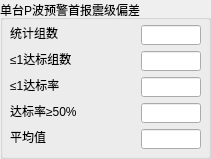
   <widget class="QGroupBox" name="groupBox_3">
    <property name="geometry">
     <rect>
      <x>560</x>
      <y>190</y>
      <width>211</width>
      <height>159</height>
     </rect>
    </property>
    <property name="title">
     <string>单台P波预警首报震级偏差</string>
    </property>
    <widget class="QLabel" name="label_19">
     <property name="geometry">
      <rect>
       <x>10</x>
       <y>25</y>
       <width>48</width>
       <height>16</height>
      </rect>
     </property>
     <property name="text">
      <string>统计组数</string>
     </property>
    </widget>
    <widget class="QLabel" name="label_21">
     <property name="geometry">
      <rect>
       <x>10</x>
       <y>51</y>
       <width>64</width>
       <height>16</height>
      </rect>
     </property>
     <property name="text">
      <string>≤1达标组数</string>
     </property>
    </widget>
    <widget class="QLabel" name="label_22">
     <property name="geometry">
      <rect>
       <x>10</x>
       <y>77</y>
       <width>52</width>
       <height>16</height>
      </rect>
     </property>
     <property name="text">
      <string>≤1达标率</string>
     </property>
    </widget>
    <widget class="QLabel" name="label_23">
     <property name="geometry">
      <rect>
       <x>10</x>
       <y>103</y>
       <width>70</width>
       <height>16</height>
      </rect>
     </property>
     <property name="text">
      <string>达标率≥50%</string>
     </property>
    </widget>
    <widget class="QLineEdit" name="single_p_mag_diff_sum">
     <property name="geometry">
      <rect>
       <x>141</x>
       <y>25</y>
       <width>60</width>
       <height>20</height>
      </rect>
     </property>
     <property name="readOnly">
      <bool>true</bool>
     </property>
    </widget>
    <widget class="QLineEdit" name="single_p_mag_diff_le_1">
     <property name="geometry">
      <rect>
       <x>141</x>
       <y>51</y>
       <width>60</width>
       <height>20</height>
      </rect>
     </property>
     <property name="readOnly">
      <bool>true</bool>
     </property>
    </widget>
    <widget class="QLineEdit" name="single_p_mag_diff_le_rate">
     <property name="geometry">
      <rect>
       <x>141</x>
       <y>77</y>
       <width>60</width>
       <height>20</height>
      </rect>
     </property>
     <property name="readOnly">
      <bool>true</bool>
     </property>
    </widget>
    <widget class="QLineEdit" name="single_p_mag_diff_pass">
     <property name="geometry">
      <rect>
       <x>141</x>
       <y>103</y>
       <width>60</width>
       <height>20</height>
      </rect>
     </property>
     <property name="readOnly">
      <bool>true</bool>
     </property>
    </widget>
    <widget class="QLabel" name="label_20">
     <property name="geometry">
      <rect>
       <x>10</x>
       <y>129</y>
       <width>36</width>
       <height>16</height>
      </rect>
     </property>
     <property name="text">
      <string>平均值</string>
     </property>
    </widget>
    <widget class="QLineEdit" name="single_p_mag_diff_avg">
     <property name="geometry">
      <rect>
       <x>141</x>
       <y>129</y>
       <width>60</width>
       <height>20</height>
      </rect>
     </property>
     <property name="readOnly">
      <bool>true</bool>
     </property>
    </widget>
   </widget>
